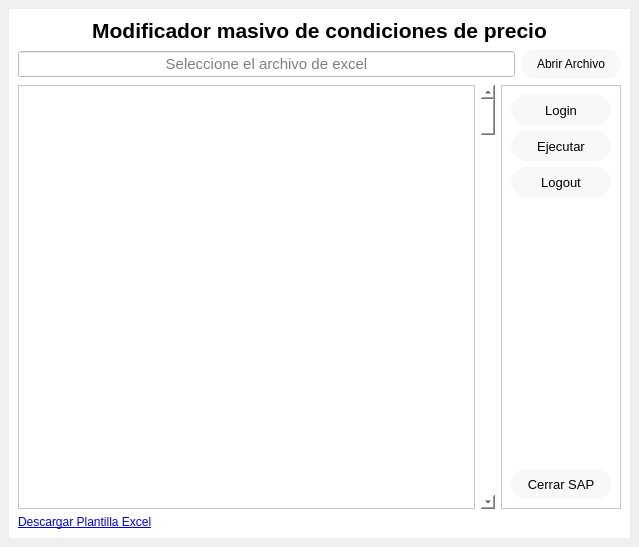
<?xml version="1.0" encoding="UTF-8"?>
<ui version="4.0">
 <class>MainWindow</class>
 <widget class="QMainWindow" name="MainWindow">
  <property name="geometry">
   <rect>
    <x>0</x>
    <y>0</y>
    <width>639</width>
    <height>547</height>
   </rect>
  </property>
  <property name="windowTitle">
   <string>MainWindow</string>
  </property>
  <widget class="QWidget" name="centralwidget">
   <layout class="QVBoxLayout" name="verticalLayout">
    <item>
     <widget class="QStackedWidget" name="Pages">
      <property name="styleSheet">
       <string notr="true">background-color: rgb(255, 255, 255)</string>
      </property>
      <property name="currentIndex">
       <number>0</number>
      </property>
      <widget class="QWidget" name="pg_sap">
       <layout class="QVBoxLayout" name="verticalLayout_4">
        <item>
         <widget class="QLabel" name="label_2">
          <property name="text">
           <string>&lt;html&gt;&lt;head/&gt;&lt;body&gt;&lt;p align=&quot;center&quot;&gt;&lt;span style=&quot; font-size:16pt; font-weight:600;&quot;&gt;Modificador masivo de condiciones de precio&lt;/span&gt;&lt;/p&gt;&lt;/body&gt;&lt;/html&gt;</string>
          </property>
         </widget>
        </item>
        <item>
         <layout class="QHBoxLayout" name="horizontalLayout_2">
          <item>
           <widget class="QLineEdit" name="txt_file">
            <property name="font">
             <font>
              <pointsize>11</pointsize>
             </font>
            </property>
            <property name="cursor">
             <cursorShape>ArrowCursor</cursorShape>
            </property>
            <property name="alignment">
             <set>Qt::AlignCenter</set>
            </property>
            <property name="placeholderText">
             <string>Seleccione el archivo de excel</string>
            </property>
           </widget>
          </item>
          <item>
           <widget class="QPushButton" name="btn_open">
            <property name="minimumSize">
             <size>
              <width>100</width>
              <height>30</height>
             </size>
            </property>
            <property name="styleSheet">
             <string notr="true">QPushButton{
	color:black;
	background-color: rgb(248,248,248);
	border-radius: 15px;
}

QPushButton:hover{
	background-color: rgb(159,238,238);
	color:(47,47,47);
}</string>
            </property>
            <property name="text">
             <string>Abrir Archivo</string>
            </property>
           </widget>
          </item>
         </layout>
        </item>
        <item>
         <layout class="QHBoxLayout" name="horizontalLayout_3">
          <item>
           <widget class="QPlainTextEdit" name="plainTextEdit">
            <property name="readOnly">
             <bool>true</bool>
            </property>
           </widget>
          </item>
          <item>
           <widget class="QScrollBar" name="verticalScrollBar">
            <property name="orientation">
             <enum>Qt::Vertical</enum>
            </property>
           </widget>
          </item>
          <item>
           <widget class="QFrame" name="frame_2">
            <property name="styleSheet">
             <string notr="true">QPushButton{
	color:black;
	background-color: rgb(248,248,248);
	border-radius: 15px;
}

QPushButton:hover{
	background-color: rgb(159,238,238);
	color:(47,47,47);
}</string>
            </property>
            <property name="frameShape">
             <enum>QFrame::StyledPanel</enum>
            </property>
            <property name="frameShadow">
             <enum>QFrame::Raised</enum>
            </property>
            <layout class="QVBoxLayout" name="verticalLayout_3">
             <item>
              <widget class="QPushButton" name="btn_login">
               <property name="minimumSize">
                <size>
                 <width>100</width>
                 <height>30</height>
                </size>
               </property>
               <property name="font">
                <font>
                 <pointsize>10</pointsize>
                </font>
               </property>
               <property name="cursor">
                <cursorShape>PointingHandCursor</cursorShape>
               </property>
               <property name="text">
                <string>Login</string>
               </property>
              </widget>
             </item>
             <item>
              <widget class="QPushButton" name="btn_ejecutar">
               <property name="minimumSize">
                <size>
                 <width>100</width>
                 <height>30</height>
                </size>
               </property>
               <property name="font">
                <font>
                 <pointsize>10</pointsize>
                </font>
               </property>
               <property name="cursor">
                <cursorShape>PointingHandCursor</cursorShape>
               </property>
               <property name="text">
                <string>Ejecutar</string>
               </property>
              </widget>
             </item>
             <item>
              <widget class="QPushButton" name="btn_logout">
               <property name="minimumSize">
                <size>
                 <width>100</width>
                 <height>30</height>
                </size>
               </property>
               <property name="font">
                <font>
                 <pointsize>10</pointsize>
                </font>
               </property>
               <property name="cursor">
                <cursorShape>PointingHandCursor</cursorShape>
               </property>
               <property name="text">
                <string>Logout</string>
               </property>
              </widget>
             </item>
             <item>
              <spacer name="verticalSpacer">
               <property name="orientation">
                <enum>Qt::Vertical</enum>
               </property>
               <property name="sizeHint" stdset="0">
                <size>
                 <width>20</width>
                 <height>40</height>
                </size>
               </property>
              </spacer>
             </item>
             <item>
              <widget class="QPushButton" name="btn_close">
               <property name="minimumSize">
                <size>
                 <width>100</width>
                 <height>30</height>
                </size>
               </property>
               <property name="font">
                <font>
                 <pointsize>10</pointsize>
                </font>
               </property>
               <property name="cursor">
                <cursorShape>PointingHandCursor</cursorShape>
               </property>
               <property name="text">
                <string>Cerrar SAP</string>
               </property>
              </widget>
             </item>
            </layout>
           </widget>
          </item>
         </layout>
        </item>
        <item>
         <layout class="QHBoxLayout" name="horizontalLayout">
          <item>
           <widget class="QLabel" name="lbl_template">
            <property name="cursor">
             <cursorShape>PointingHandCursor</cursorShape>
            </property>
            <property name="text">
             <string>&lt;a href=&quot;download&quot;&gt;Descargar Plantilla Excel&lt;/a&gt;</string>
            </property>
            <property name="openExternalLinks">
             <bool>false</bool>
            </property>
           </widget>
          </item>
         </layout>
        </item>
       </layout>
      </widget>
     </widget>
    </item>
   </layout>
  </widget>
 </widget>
 <resources/>
 <connections/>
</ui>
